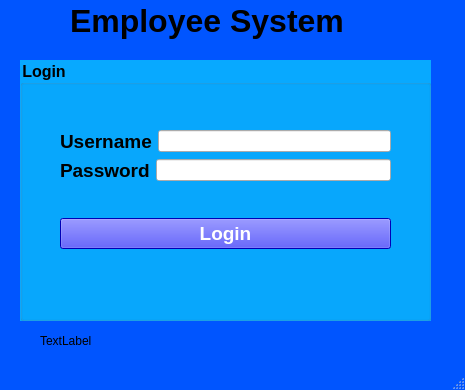
<?xml version="1.0" encoding="UTF-8"?>
<ui version="4.0">
 <class>MainWindow</class>
 <widget class="QMainWindow" name="MainWindow">
  <property name="geometry">
   <rect>
    <x>0</x>
    <y>0</y>
    <width>465</width>
    <height>390</height>
   </rect>
  </property>
  <property name="windowTitle">
   <string>MainWindow</string>
  </property>
  <property name="styleSheet">
   <string notr="true">#MainWindow{
background:rgb(0, 85, 255);
}</string>
  </property>
  <widget class="QWidget" name="centralwidget">
   <widget class="QGroupBox" name="groupBox">
    <property name="geometry">
     <rect>
      <x>20</x>
      <y>60</y>
      <width>411</width>
      <height>261</height>
     </rect>
    </property>
    <property name="font">
     <font>
      <pointsize>12</pointsize>
      <weight>75</weight>
      <bold>true</bold>
     </font>
    </property>
    <property name="styleSheet">
     <string notr="true">#groupBox{
background:rgb(8, 169, 255);
}</string>
    </property>
    <property name="title">
     <string>Login</string>
    </property>
    <widget class="QWidget" name="">
     <property name="geometry">
      <rect>
       <x>40</x>
       <y>40</y>
       <width>331</width>
       <height>181</height>
      </rect>
     </property>
     <layout class="QVBoxLayout" name="verticalLayout_2">
      <item>
       <layout class="QVBoxLayout" name="verticalLayout">
        <item>
         <layout class="QHBoxLayout" name="horizontalLayout">
          <item>
           <widget class="QLabel" name="label">
            <property name="font">
             <font>
              <pointsize>14</pointsize>
              <weight>75</weight>
              <bold>true</bold>
             </font>
            </property>
            <property name="text">
             <string>Username</string>
            </property>
           </widget>
          </item>
          <item>
           <widget class="QLineEdit" name="Edit_username"/>
          </item>
         </layout>
        </item>
        <item>
         <layout class="QHBoxLayout" name="horizontalLayout_2">
          <item>
           <widget class="QLabel" name="label_2">
            <property name="font">
             <font>
              <pointsize>14</pointsize>
              <weight>75</weight>
              <bold>true</bold>
             </font>
            </property>
            <property name="text">
             <string>Password</string>
            </property>
           </widget>
          </item>
          <item>
           <widget class="QLineEdit" name="Edit_password"/>
          </item>
         </layout>
        </item>
       </layout>
      </item>
      <item>
       <widget class="QPushButton" name="pushButton_login">
        <property name="font">
         <font>
          <pointsize>14</pointsize>
          <weight>75</weight>
          <bold>true</bold>
         </font>
        </property>
        <property name="styleSheet">
         <string notr="true">#pushButton_login{
background:rgb(0, 0, 255);
color:rgb(255, 255, 255);
}</string>
        </property>
        <property name="text">
         <string>Login</string>
        </property>
       </widget>
      </item>
     </layout>
    </widget>
   </widget>
   <widget class="QLabel" name="label_3">
    <property name="geometry">
     <rect>
      <x>40</x>
      <y>330</y>
      <width>381</width>
      <height>21</height>
     </rect>
    </property>
    <property name="styleSheet">
     <string notr="true">#label_3{
color:rgb(0, 0, 0);
}</string>
    </property>
    <property name="text">
     <string>TextLabel</string>
    </property>
   </widget>
   <widget class="QLabel" name="label_4">
    <property name="geometry">
     <rect>
      <x>70</x>
      <y>-10</y>
      <width>351</width>
      <height>61</height>
     </rect>
    </property>
    <property name="font">
     <font>
      <pointsize>24</pointsize>
      <weight>75</weight>
      <bold>true</bold>
     </font>
    </property>
    <property name="text">
     <string>Employee System</string>
    </property>
   </widget>
  </widget>
  <widget class="QMenuBar" name="menubar">
   <property name="geometry">
    <rect>
     <x>0</x>
     <y>0</y>
     <width>465</width>
     <height>21</height>
    </rect>
   </property>
  </widget>
  <widget class="QStatusBar" name="statusbar"/>
 </widget>
 <resources/>
 <connections/>
</ui>
